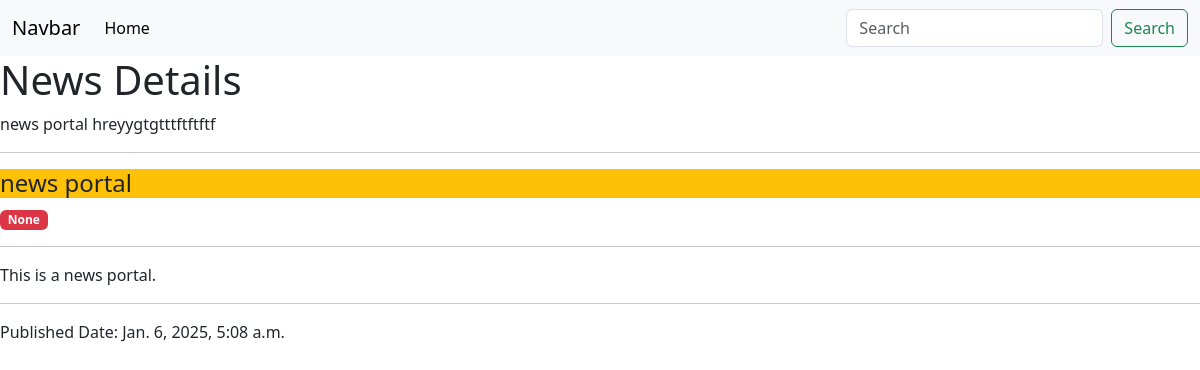
The app's page /newsDetails/1, older data.
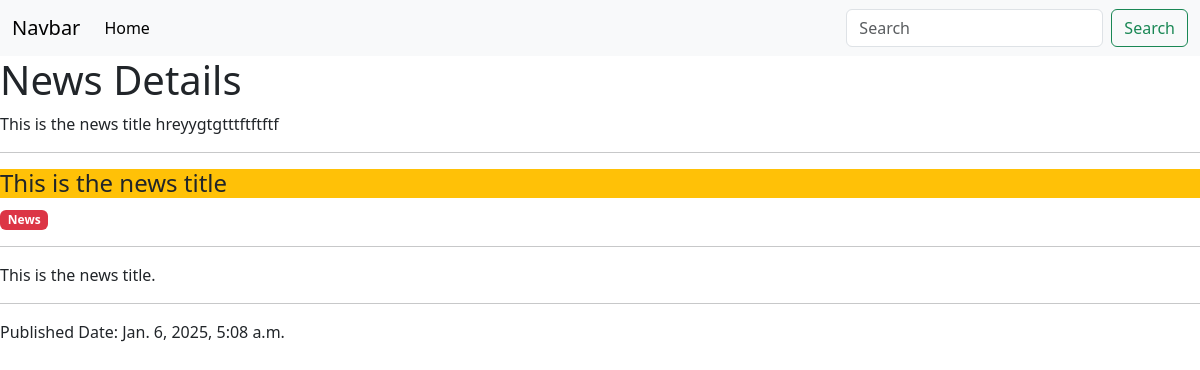
The same page, newer data.
### news/models.py (models this page shows)
class news(models.Model):
    title=models.CharField(max_length=200)
    category = models.ForeignKey(Category, related_name="category_news", on_delete = models.CASCADE, blank=True, null=True)
    description=models.TextField()
    created_at = models.DateTimeField(auto_now_add=True)
    updated_at=models.DateTimeField(auto_now=True)
    def __str__(self):
        return self.title

class Category (models.Model):
    name=models.CharField(max_length=225)
    created=models.DateTimeField(auto_now_add=True)
    updated_at=models.DateTimeField(auto_now=True)
    def __str__(self):
        return self.name

### news/views.py (the view)
# urls.py: path('newsDetails/<int:id>', views.newsDetails, name = "newsDetails")
def newsDetails(request, id):
    print(id)
    data = news.objects.get(id = id)
    print(data)
    diust ={
        'datas':data,
        'name':"hreyygtgtttftftftf"
    }
    return render(request, "newsDetails.html",diust )

### news/templates/newsDetails.html (shortened to what this page needs)
{% extends 'index.html' %}
{% block content %}
        <h1>News Details</h1>
        {{datas}}
        {{name}}
        <hr>
        <h4 class="bg-warning">
                {{datas.title}}
        </h4>
        <span class="badge bg-danger">{{datas.category}}</span>
        <hr>
        <p>
                {{datas.description}}
        </p>
        <hr>
        <p>
            Published Date: {{datas.created_at}}
        </p>
{% endblock content %}

Row changes from the older to the newer data that the page shows:
changed news: title "news portal" → "This is the news title"; category "None" → "News"; description "This is a news portal." → "This is the news title."
